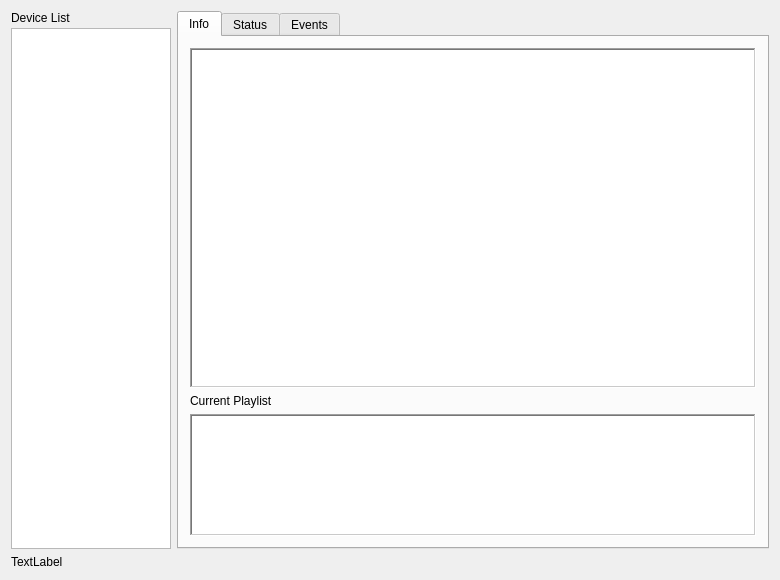
<?xml version="1.0" encoding="UTF-8"?>
<ui version="4.0">
 <class>SQLExample</class>
 <widget class="QWidget" name="SQLExample">
  <property name="geometry">
   <rect>
    <x>0</x>
    <y>0</y>
    <width>780</width>
    <height>580</height>
   </rect>
  </property>
  <property name="windowTitle">
   <string>SkyEye Monitor</string>
  </property>
  <layout class="QHBoxLayout" name="horizontalLayout_2">
   <item>
    <layout class="QVBoxLayout" name="verticalLayout_2">
     <item>
      <layout class="QHBoxLayout" name="horizontalLayout">
       <item>
        <layout class="QVBoxLayout" name="verticalLayout">
         <property name="spacing">
          <number>3</number>
         </property>
         <property name="sizeConstraint">
          <enum>QLayout::SetDefaultConstraint</enum>
         </property>
         <item alignment="Qt::AlignLeft">
          <widget class="QLabel" name="deviceListLabel">
           <property name="sizePolicy">
            <sizepolicy hsizetype="Fixed" vsizetype="Fixed">
             <horstretch>0</horstretch>
             <verstretch>0</verstretch>
            </sizepolicy>
           </property>
           <property name="text">
            <string>Device List</string>
           </property>
           <property name="scaledContents">
            <bool>false</bool>
           </property>
          </widget>
         </item>
         <item>
          <widget class="QListWidget" name="deviceList">
           <property name="sizePolicy">
            <sizepolicy hsizetype="Fixed" vsizetype="Expanding">
             <horstretch>0</horstretch>
             <verstretch>0</verstretch>
            </sizepolicy>
           </property>
           <property name="minimumSize">
            <size>
             <width>160</width>
             <height>0</height>
            </size>
           </property>
           <property name="maximumSize">
            <size>
             <width>160</width>
             <height>16777215</height>
            </size>
           </property>
           <property name="baseSize">
            <size>
             <width>0</width>
             <height>0</height>
            </size>
           </property>
          </widget>
         </item>
        </layout>
       </item>
       <item>
        <widget class="QTabWidget" name="tabWidget">
         <property name="minimumSize">
          <size>
           <width>450</width>
           <height>450</height>
          </size>
         </property>
         <property name="tabShape">
          <enum>QTabWidget::Rounded</enum>
         </property>
         <property name="currentIndex">
          <number>0</number>
         </property>
         <property name="documentMode">
          <bool>false</bool>
         </property>
         <widget class="QWidget" name="tab">
          <attribute name="title">
           <string>Info</string>
          </attribute>
          <layout class="QHBoxLayout" name="horizontalLayout_3">
           <item>
            <layout class="QVBoxLayout" name="verticalLayout_3">
             <property name="spacing">
              <number>6</number>
             </property>
             <item>
              <widget class="QTextBrowser" name="deviceInfo">
               <property name="sizePolicy">
                <sizepolicy hsizetype="Preferred" vsizetype="Maximum">
                 <horstretch>0</horstretch>
                 <verstretch>7</verstretch>
                </sizepolicy>
               </property>
               <property name="minimumSize">
                <size>
                 <width>0</width>
                 <height>0</height>
                </size>
               </property>
               <property name="maximumSize">
                <size>
                 <width>16777215</width>
                 <height>340</height>
                </size>
               </property>
               <property name="autoFillBackground">
                <bool>false</bool>
               </property>
               <property name="frameShape">
                <enum>QFrame::WinPanel</enum>
               </property>
               <property name="frameShadow">
                <enum>QFrame::Sunken</enum>
               </property>
               <property name="lineWidth">
                <number>1</number>
               </property>
               <property name="autoFormatting">
                <set>QTextEdit::AutoNone</set>
               </property>
              </widget>
             </item>
             <item>
              <widget class="QLabel" name="label">
               <property name="sizePolicy">
                <sizepolicy hsizetype="Fixed" vsizetype="Fixed">
                 <horstretch>0</horstretch>
                 <verstretch>0</verstretch>
                </sizepolicy>
               </property>
               <property name="text">
                <string>Current Playlist</string>
               </property>
              </widget>
             </item>
             <item>
              <widget class="QTextBrowser" name="devicePlaylist">
               <property name="sizePolicy">
                <sizepolicy hsizetype="Preferred" vsizetype="Preferred">
                 <horstretch>0</horstretch>
                 <verstretch>2</verstretch>
                </sizepolicy>
               </property>
               <property name="autoFillBackground">
                <bool>false</bool>
               </property>
               <property name="frameShape">
                <enum>QFrame::WinPanel</enum>
               </property>
               <property name="frameShadow">
                <enum>QFrame::Sunken</enum>
               </property>
              </widget>
             </item>
            </layout>
           </item>
          </layout>
         </widget>
         <widget class="QWidget" name="tab_2">
          <attribute name="title">
           <string>Status</string>
          </attribute>
          <layout class="QVBoxLayout" name="verticalLayout_4">
           <item>
            <widget class="QTableView" name="deviceStatus"/>
           </item>
          </layout>
         </widget>
         <widget class="QWidget" name="tab_3">
          <attribute name="title">
           <string>Events</string>
          </attribute>
          <layout class="QVBoxLayout" name="verticalLayout_5">
           <item>
            <widget class="QTableView" name="deviceEvent"/>
           </item>
          </layout>
         </widget>
        </widget>
       </item>
      </layout>
     </item>
     <item>
      <widget class="QLabel" name="statusLabel">
       <property name="text">
        <string>TextLabel</string>
       </property>
      </widget>
     </item>
    </layout>
   </item>
  </layout>
 </widget>
 <layoutdefault spacing="6" margin="11"/>
 <resources/>
 <connections/>
</ui>
